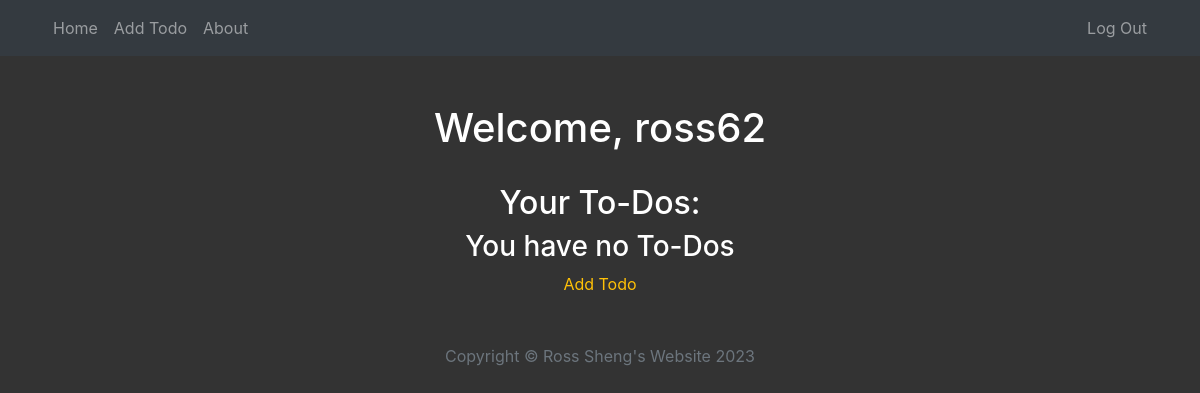
The page /todo (signed in) on the database as committed earlier.
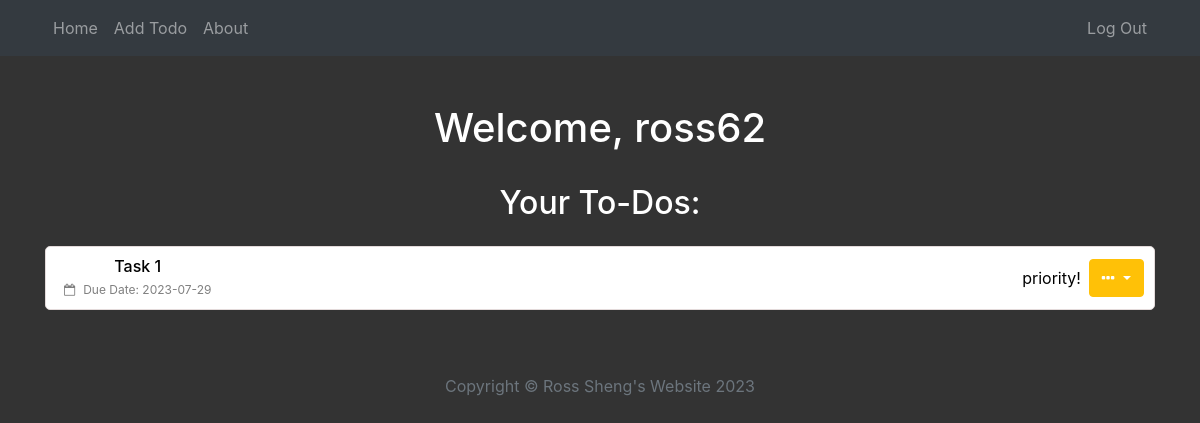
The same page on the database as committed later.
### main.py (models this page shows)
class User(db.Model, UserMixin):
    __tablename__ = "users"
    id = db.Column(db.Integer, primary_key=True)
    email = db.Column(db.String(100), unique=True)
    username = db.Column(db.String(100), unique=True, nullable=False)
    password = db.Column(db.String(100), nullable=False)
    todos = relationship("ToDo", back_populates="author")

class ToDo(db.Model):
    __tablename__ = "todos"
    id = db.Column(db.Integer, primary_key=True)
    author_id = db.Column(db.Integer, db.ForeignKey("users.id"))
    author = relationship("User", back_populates="todos")
    title = db.Column(db.String(250), unique=True, nullable=False)
    priority = db.Column(db.Boolean, nullable=False)
    due_date = db.Column(db.DateTime, nullable=False)
    body = db.Column(db.Text, nullable=False)

### main.py (the view)
@app.route("/todo")
@login_required
def todo():
    todos = ToDo.query.all()
    return render_template("todo.html", all_todos=todos)

### main.py (called while the page is built)
@login_manager.user_loader
def load_user(user_id):
    return User.query.get(int(user_id))

### templates/todo.html (shortened to what this page needs)
{% extends 'base.html' %}
{% block content %}{% include "header.html" %}
  <header class="masthead">
    <div class="container">
      <div class="row">
        <div class="col">
          <div class="site-heading text-center mt-5">
            <h1>Welcome, {{ current_user.username }}</h1>
            <br/>
            <h2>Your To-Dos:</h2>
            {% if all_todos|length == 0 %}
            <h3>You have no To-Dos</h3>
              <a href="{{ url_for('add_todo') }}"> Add Todo </a>
            {% else %}
            <div class="mt-4">
              <ul class="list list-inline">
                {% for todo in all_todos %}
                  <li class="d-flex justify-content-between">
                    <div class="d-flex flex-row align-items-center">
                      <div class="ml-2">
                        <h6 class="mb-0 todo-title">{{ todo.title }}</h6>
                          <div class="d-flex flex-row mt-1 text-black-50 date-time">
                            <div><i class="fa fa-calendar-o"></i><span class="ml-2">Due Date: {{ todo.due_date.strftime("%Y-%m-%d") }}</span></div>
                          </div>
                      </div>
                    </div>
                     <div class="d-flex flex-row align-items-center">
                       <div class="d-flex flex-column mr-2">
                         {% if todo.priority %}
                         priority!
                         {% endif %}
                       </div>
                       <div class="dropdown">
                          <button class="btn btn-secondary dropdown-toggle" type="button" id="dropdownMenuButton" data-toggle="dropdown" aria-haspopup="true" aria-expanded="false">
                          <i class="fa fa-ellipsis-h"></i>
                          </button>
                         </div>
                     </div>
            </li>
                {% endfor %}
    </ul>
            {% endif %}
</div>
          </div>
        </div>
      </div>
    </div>
  </header>
{% include "footer.html" %}
{% endblock %}

### templates/base.html (shortened to what this page needs)
<!DOCTYPE html>
<html lang="en">
  <head>
    <link href="https://cdn.jsdelivr.net/npm/bootstrap@5.3.0/dist/css/bootstrap.min.css" rel="stylesheet"
>
    <link rel="stylesheet" href="https://cdnjs.cloudflare.com/ajax/libs/font-awesome/4.7.0/css/font-awesome.min.css">
    {% block styles %}
    <link
      rel="stylesheet"
      href="{{ url_for('static', filename='css/styles.css') }}"
    />
    {% endblock %}
  </head>
  <body>
    {% block content %}{% endblock %}
  </body>
</html>

### templates/header.html (shortened to what this page needs)
<!DOCTYPE html>
<html lang="en">
<head>
    <link rel="stylesheet" href="https://maxcdn.bootstrapcdn.com/bootstrap/4.5.2/css/bootstrap.min.css">
    <link rel="stylesheet" href="{{ url_for('static', filename='css/styles.css') }}"/>
</head>
<body>
  <nav class="navbar navbar-expand-lg navbar-dark bg-dark">
      <div class="container">
          <div class="collapse navbar-collapse" id="navbarNav">
              <ul class="navbar-nav">
                  <li class="nav-item">
                      <a class="nav-link" href="{{url_for('todo')}}">Home</a>
                  </li>
                  <li class="nav-item">
                      <a class="nav-link" href="{{ url_for('add_todo') }}">Add Todo</a>
                  </li>
                  <li class="nav-item">
                      <a class="nav-link" href="{{url_for('about')}}">About</a>
                  </li>
              </ul>
          </div>
          <ul class="navbar-nav ml-auto">
              <li class="nav-item">
                  <a class="nav-link" href="{{url_for('log_out')}}">Log Out</a>
              </li>
          </ul>
      </div>
  </nav>

### templates/footer.html (shortened to what this page needs)
    <footer>
        <div class="container mt-5">
            <div class="row">
                <div class="col d-flex justify-content-center align-items-center">
                    <p class="copyright text-muted">Copyright &copy; Ross Sheng's Website 2023</p>
                </div>
            </div>
        </div>
    </footer>
</body>
</html>

### static/css/styles.css (style rules this page uses)
.todo-title { color: black; }
.list li { list-style: none; padding: 10px; border: 1px solid #e3dada; margin-top: 12px; border-radius: 5px; background: #fff; color: black; }
.date-time { font-size: 12px; }
body { background-color: #333; color: white; }
a { color: #ffc107; }
.btn { background-color: #ffc107; border-color: #ffc107; }
.text-muted { color: #999999; }

Rows that differ between the two databases and show on the page:
added ToDo: title "Task 1", due_date "2023-07-29", priority "priority!"
Other text that changed with them:
text no longer shown: "You have no To-Dos Add Todo"
